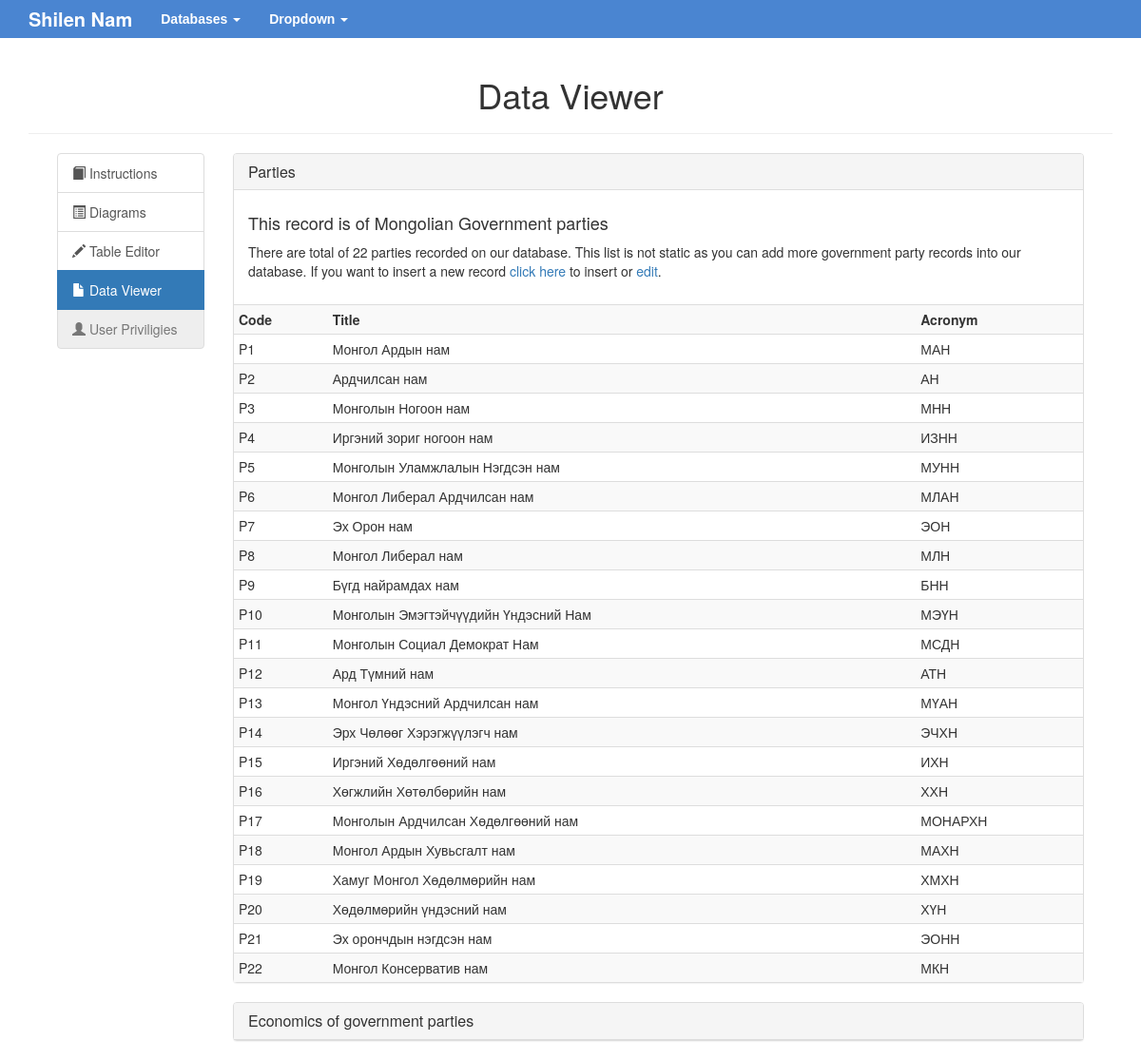
Screenshot of /manage/viewer.php with the database file from the repository.
### tables this page shows
CREATE TABLE IF NOT EXISTS `party` (
  `id` int(100) NOT NULL AUTO_INCREMENT,
  `code` varchar(20) NOT NULL,
  `title` varchar(100) NOT NULL,
  `acronym` varchar(50) DEFAULT NULL,
  PRIMARY KEY (`id`),
  KEY `id` (`id`)
);

### backend/DB_CN.php (called while the page is built, shortened)
<?php
    class Connector {
        private $host = "127.0.0.1";
        private $user = "root";
        private $pass = "";
        private $dbname = "prototype";
        private $dbh;
        private $stmt;
        public function __construct() {
            $dsn = 'mysql:host=' . $this->host . ';dbname=' . $this->dbname . ';charset=utf8';
            $options = array(
                PDO::ATTR_PERSISTENT => true,
                PDO::ATTR_ERRMODE => PDO::ERRMODE_EXCEPTION
            );
            try {
                $this->dbh = new PDO($dsn, $this->user, $this->pass, $options);
            } catch (PDOException $e) {
                $this->error = $e->getMessage();
            }
        }
        public function query($query) {
            $this->stmt = $this->dbh->prepare($query);
        }
        public function execute() {
            return $this->stmt->execute();
        }
        public function resultset() {
            $this->execute();
            return $this->stmt->fetchAll(PDO::FETCH_ASSOC);
        }
        public function rowCount() {
            return $this->stmt->rowCount();
        }
    }

### manage/viewer.php (the view, shortened to what this page needs)
<!DOCTYPE html>
<html>
<head>
	<?php
		include '../backend/DB_CN.php';
	?>
	<link href="../css/bootstrap.min.css" rel="stylesheet">
	<link rel="stylesheet" href="../css/global.css">
	<link rel="stylesheet" type="text/css" href="../css/manage.css">
</head>
<body>
	<nav class="navbar navbar-default navbar-static-top navbar-md">
	  <div class="container">
	    <div class="navbar-header">
	      <a class="navbar-brand" href="../">Shilen Nam</a>
	    </div>
	    <div class="collapse navbar-collapse" id="bs-example-navbar-collapse-1">
	      <ul class="nav navbar-nav">
	        <li class="dropdown">
	          <a href="#" class="dropdown-toggle" data-toggle="dropdown" role="button" aria-expanded="false">Databases <span class="caret"></span></a>
	        </li>
	        <li class="dropdown">
	          <a href="#" class="dropdown-toggle" data-toggle="dropdown" role="button" aria-expanded="false">Dropdown <span class="caret"></span></a>
	        </li>
	      </ul>
	    </div>
	  </div>
	</nav>
	<div class="container">
		<header class="header">
			<h1 class="text-center">Data Viewer</h1>
		</header>
		<hr>
		<div class="col-md-12">
			<div class="col-md-2">
				<ul class="list-group">
					<a href="index.php" class="list-group-item">
						<span class="glyphicon glyphicon-book"></span> Instructions
					</a>
					<a href="diagrams.php" class="list-group-item">
						<span class="glyphicon glyphicon-list-alt"></span> Diagrams
					</a>
					<a href="editor.php" class="list-group-item">
						<span class="glyphicon glyphicon-pencil"></span> Table Editor
					</a>
					<a href="viewer.php" class="list-group-item active">
						<span class="glyphicon glyphicon-file"></span> Data Viewer
					</a>
					<a href="priviligies.php" class="list-group-item disabled">
						<span class="glyphicon glyphicon-user"></span> User Priviligies
					</a>
				</ul>
			</div>
			<div class="col-md-10">
				<div class="panel-group" id="accordion" role="tablist" aria-multiselectable="false">
				  <div class="panel panel-default">
				    <div class="panel-heading" role="tab" id="headingOne">
				      <h4 class="panel-title">
				        <a data-toggle="collapse" data-parent="#accordion" href="#collapseOne" aria-expanded="false" aria-controls="collapseOne">
				          Parties
				        </a>
				      </h4>
				    </div>
				    <div id="collapseOne" class="panel-collapse collapse in" role="tabpanel" aria-labelledby="headingOne">
				      <div class="panel-body">
				      	<?php
							$db = new db_cn\Connector();
							$db->query("select code, title, acronym from party");
							$rows = $db->resultset();
						?>
				      	<h4>This record is of Mongolian Government parties</h4>
							<p>
								There are total of <?php echo $db->rowCount(); ?> parties recorded
								on our database. This list is not static as you can add more government
								party records into our database. If you want to insert a new record
								<a href="editor.php#insert_party">click here</a> to insert or <a href="editor.php#edit_party">edit</a>.
							</p>
						</div>
						<table class="table table-striped <?php if($db->rowCount()>12)echo'table-condensed';?>">
							<tr>
								<th>Code</th>
								<th>Title</th>
								<th>Acronym</th>
							</tr>
							<?php
								foreach ($rows as $row) {
									echo "<tr>";
									echo "<td>".$row['code']."</td>";
									echo "<td>".$row['title']."</td>";
									echo "<td>".$row['acronym']."</td>";
									echo "</tr>";
								}
							?>
						</table>
				      </div>
				    </div>
				  </div>
				  <div class="panel panel-default">
				    <div class="panel-heading" role="tab" id="headingTwo">
				      <h4 class="panel-title">
				        <a class="collapsed" data-toggle="collapse" data-parent="#accordion" href="#collapseTwo" aria-expanded="true" aria-controls="collapseTwo">
				          Economics of government parties
				        </a>
				      </h4>
				    </div>
				  </div>
				</div>
			</div>
		</div>
</body>
</html>

### css/global.css (style rules this page uses)
body { margin-bottom: 0px; }
.navbar-md { min-height:40px }
.navbar-md .navbar-brand, .navbar-md .navbar-nav>li>a { padding-top:10px; padding-bottom:10px }
.navbar-md .navbar-brand { height: 40px }
.navbar-default { background-color: #4A85D1; border: 0px; border-radius: 0px; }
.navbar-default .navbar-brand { color: #ffffff; font-size: 20px; font-weight: bold; }
.navbar-default .navbar-nav > li > a { color: #ffffff; font-size: 14px; font-weight: bold; font-family: Arial; }
.navbar-default .navbar-collapse, .navbar-default .navbar-form { border-color: #ffffff; }

### rows the page displays
party: code "P1", title "Монгол Ардын нам", acronym "МАН"
party: code "P2", title "Ардчилсан нам", acronym "АН"
party: code "P3", title "Монголын Ногоон нам", acronym "МНН"
party: code "P4", title "Иргэний зориг ногоон нам", acronym "ИЗНН"
party: code "P5", title "Монголын Уламжлалын Нэгдсэн нам", acronym "МУНН"
party: code "P6", title "Монгол Либерал Ардчилсан нам", acronym "МЛАН"
party: code "P7", title "Эх Орон нам", acronym "ЭОН"
party: code "P8", title "Монгол Либерал нам", acronym "МЛН"
party: code "P9", title "Бүгд найрамдах нам", acronym "БНН"
party: code "P10", title "Монголын Эмэгтэйчүүдийн Үндэсний Нам", acronym "МЭҮН"
party: code "P11", title "Монголын Социал Демократ Нам", acronym "МСДН"
party: code "P12", title "Ард Түмний нам", acronym "АТН"
party: code "P13", title "Монгол Үндэсний Ардчилсан нам", acronym "МҮАН"
party: code "P14", title "Эрх Чөлөөг Хэрэгжүүлэгч нам", acronym "ЭЧХН"
party: code "P15", title "Иргэний Хөдөлгөөний нам", acronym "ИХН"
party: code "P16", title "Хөгжлийн Хөтөлбөрийн нам", acronym "ХХН"
party: code "P17", title "Монголын Ардчилсан Хөдөлгөөний нам", acronym "МОНАРХН"
party: code "P18", title "Монгол Ардын Хувьсгалт нам", acronym "МАХН"
party: code "P19", title "Хамуг Монгол Хөдөлмөрийн нам", acronym "ХМХН"
party: code "P20", title "Хөдөлмөрийн үндэсний нам", acronym "ХҮН"
party: code "P21", title "Эх орончдын нэгдсэн нам", acronym "ЭОНН"
party: code "P22", title "Монгол Консерватив нам", acronym "МКН"

### other values shown
$db->rowCount() "22"
